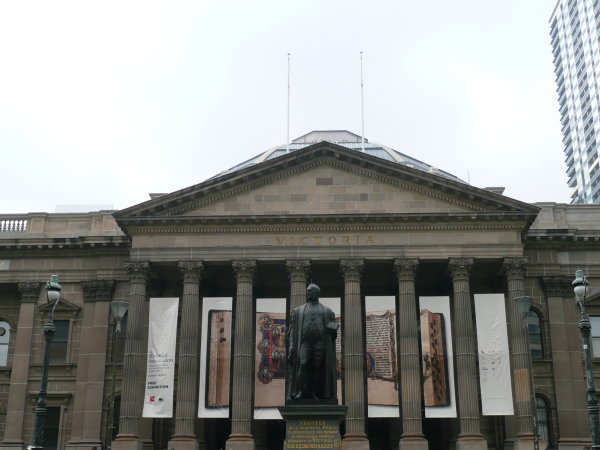
#> input picture datasets/victoria_library/victoria_library_1.jpg, 600 x 450 px; its folder holds 4 pictures in this run
$ python __main__.py
#> lines starting #> are read from the running program, lines starting #| are printed output that depends on the picture
### src/panorama-stitching/load_images.py
from pathlib import Path
import cv2

"""
Load images from a specified folder
Input:
    path (string): path to folder containing image dataset
Output:
    images (list of dictionaries): dictionaries containing images and relevant information for the pipeline
"""
def load_images(path: str):

    # Valid file extensions: jpg, jpeg, png
#> called with path = '../../datasets/victoria_library'
    exts = {".jpg", ".jpeg", ".png"}
    paths = sorted([p for p in Path(path).iterdir() if p.suffix.lower() in exts])

    images = []
    for i, path in enumerate(paths):
        color = cv2.imread(str(path), cv2.IMREAD_COLOR)
#> color is the input picture: shape (450, 600, 3); mean B, G, R 144.3, 147.2, 145.6
        if color is None:
            raise ValueError(f"Failed to load image: {path}")

        gray = cv2.cvtColor(color, cv2.COLOR_BGR2GRAY)
#> pass 3 of the loop in load_images, `for i, path in enumerate(paths):`:
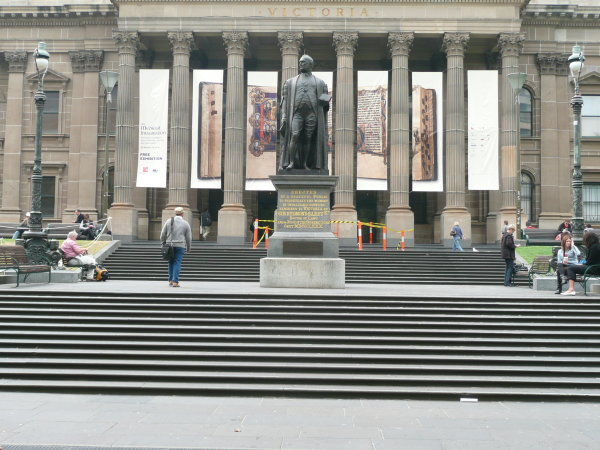
#> input picture datasets/victoria_library/victoria_library_2.jpg, 600 x 450 px
#> in load_images, color is the input picture: shape (450, 600, 3); mean B, G, R 135.2, 141.3, 141.1
#> in load_images, `gray = cv2.cvtColor(color, cv2.COLOR_BGR2GRAY)`:
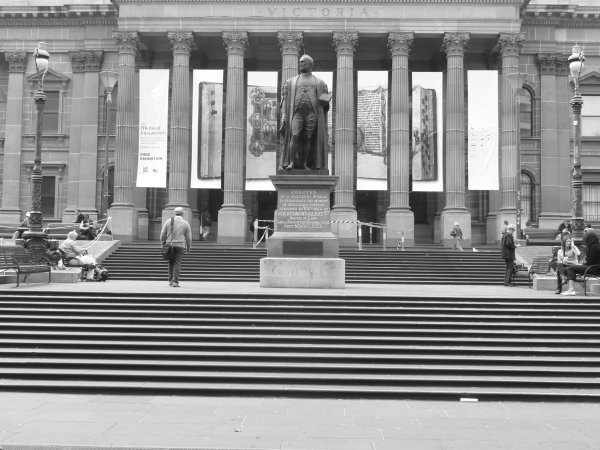
#> gray: shape (450, 600); min 8, max 255, mean 140.6
#> the loop made 4 passes; the first 3 are shown

        images.append({
            "index": i,
            "path": str(path),
            "name": path.name,
            "color": color,
            # List of grayscale images at all levels
            "gray": [gray],
            # Corner response maps by level
            "cmaps": [],
            # Corner coordinates by level
            "corners": [],
            # Corner scores by level
            "corner_scores": [],
            # Best corners after ANMS by level
            "best_corners": [],
            # Keypoints contains info including the location and feature descriptor
            "keypoints": [],
            "shape": color.shape[:2],
            "sorted_corners": None
        })

    return images

### src/panorama-stitching/plot_images.py
import cv2
import matplotlib.pyplot as plt
import math

"""
Believe this is legacy code
Display an image using matplotlib
Input:
    image (np.ndarray): Grayscale or BGR image.
Output:
    None
"""
# [8 lines left out: function show_image, not called in this run]

"""
Display all images in the list using matplotlib
Input:
    images (list of image dictionaries)
Output:
    None
"""
def plot_images(images):

    # Determine the number of images to be plotted
    n = len(images)

    # Personal preference: use a convention of three columns
    cols = 3
    rows = math.ceil(n / cols)

    fig, axes = plt.subplots(rows, cols, figsize=(6 * cols, 5 * rows))
    axes = axes.flatten()

    fig.suptitle("Input Dataset", fontsize=16)

    for ax, image in zip(axes, images):
        img = image["color"]
        img_rgb = cv2.cvtColor(img, cv2.COLOR_BGR2RGB)

        ax.imshow(img_rgb)
        ax.set_title(image["name"], fontsize=10)
        ax.axis("off")
#> this loop made 4 passes
#> pass 2, in plot_images, `img_rgb = cv2.cvtColor(img, cv2.COLOR_BGR2RGB)`:
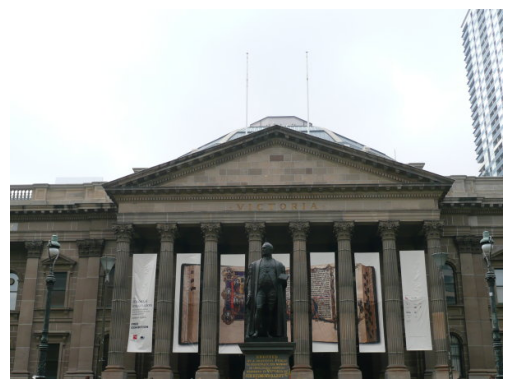
#> img_rgb: shape (389, 512, 3); mean R, G, B 154.5, 156, 153.3
#> pass 3, in plot_images, `img_rgb = cv2.cvtColor(img, cv2.COLOR_BGR2RGB)`:
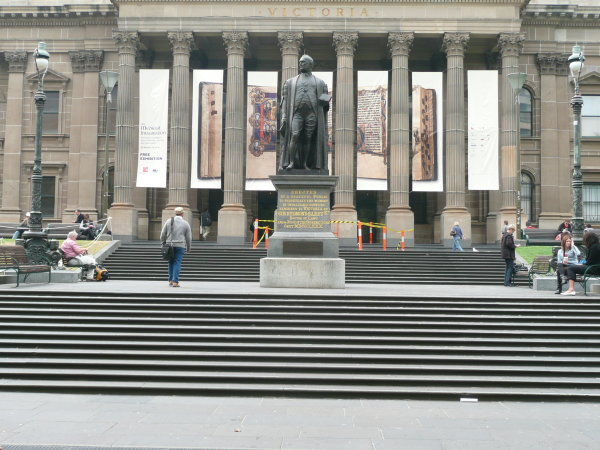
#> img_rgb: shape (450, 600, 3); mean R, G, B 141.1, 141.3, 135.2
#> after the loop:
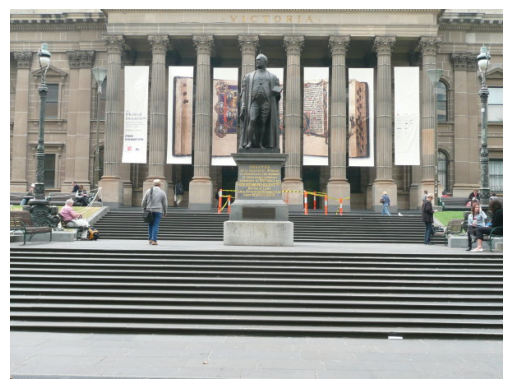
#> img: shape (389, 512, 3); mean B, G, R 144.8, 150.4, 150.3

    for ax in axes[n:]:
        ax.axis("off")

    plt.tight_layout()
    plt.show()
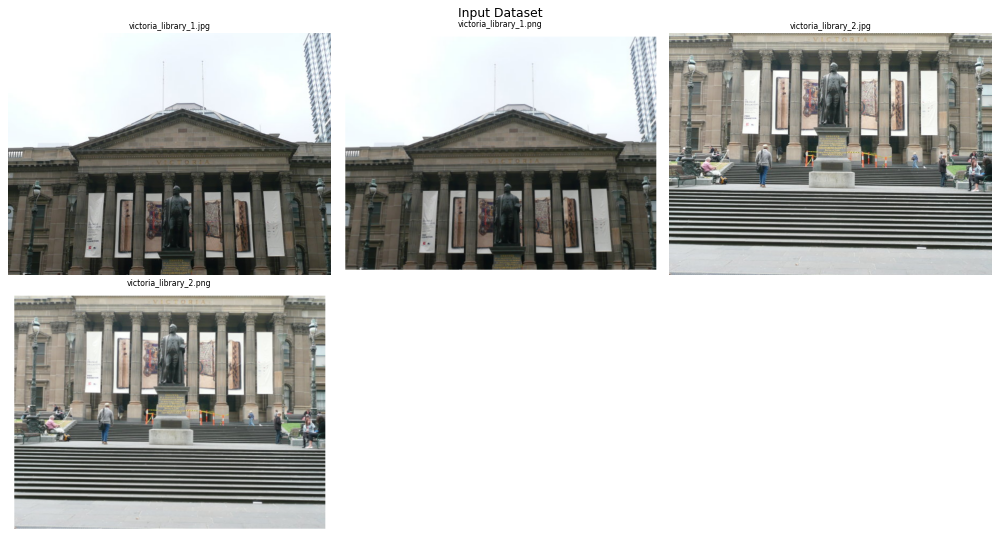
#> figure drawn by matplotlib, 4 panels

### src/panorama-stitching/__main__.py
from load_images import load_images
from plot_images import plot_images
from corner_detection import detect_corners
from corner_detection import plot_corners

def main():
    images = load_images("../../datasets/victoria_library")
    plot_images(images)
#> (the run stopped early here; a loop or call above may not have finished)
